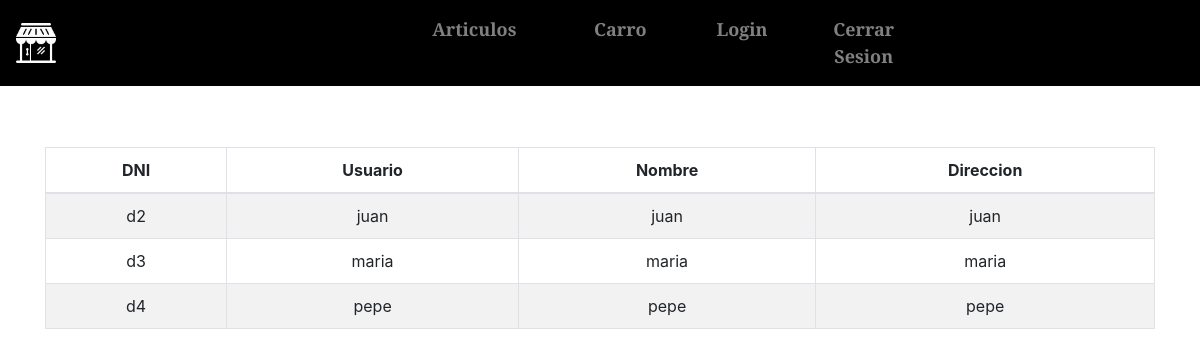
The app's page /usuarios.php with its own data.
### tables this page shows
CREATE TABLE `clientes` (
  `DNI` varchar(9) NOT NULL,
  `Nombre` varchar(30) NOT NULL,
  `Direccion` varchar(30) NOT NULL,
  `Usuario` varchar(30) NOT NULL,
  `Password` varchar(30) NOT NULL,
  `Tipo` varchar(15) NOT NULL
);

### usuarios.php (the view, shortened to what this page needs)
<?php
include("funciones.php");
	echo "<section class='container'>
	<article class='row'>
	<div class='col-md-12'>";
	$conexion = conectar("localhost","root","","bd_hardware");
	$sql = "SELECT dni,usuario, nombre, tipo, direccion FROM clientes WHERE tipo='usuario'";
	$consultar = $conexion -> query($sql);
	echo "<form method='get' action='borrarUsuario.php'>";
	echo "<table class='table table-striped table-bordered text-center'>
    <thead><tr><th>DNI</th>
    	<th>Usuario</th>
        <th>Nombre</th>
        <th>Direccion</th>
      </tr>
    </thead>
    <tbody>";
    while ($fila = $consultar->fetch_assoc()) {
		echo "<tr>
		<td>".$fila["dni"]."</td>
		<td>".$fila["usuario"]."</td>
        <td>".$fila["nombre"]."</td>
        <td>".$fila["direccion"]."</td>
      </tr>";
	}
    echo "</tbody>
  </table></form></div>
	</article>";
?>

### estilos.css (style rules this page uses)
* { margin: 0px; padding: 0px; }
article { padding-top: 10%; }
section { margin-top: 3%; }

### records on screen
clientes: DNI "d2", Usuario "juan", Nombre "juan", Direccion "juan"
clientes: DNI "d3", Usuario "maria", Nombre "maria", Direccion "maria"
clientes: DNI "d4", Usuario "pepe", Nombre "pepe", Direccion "pepe"
